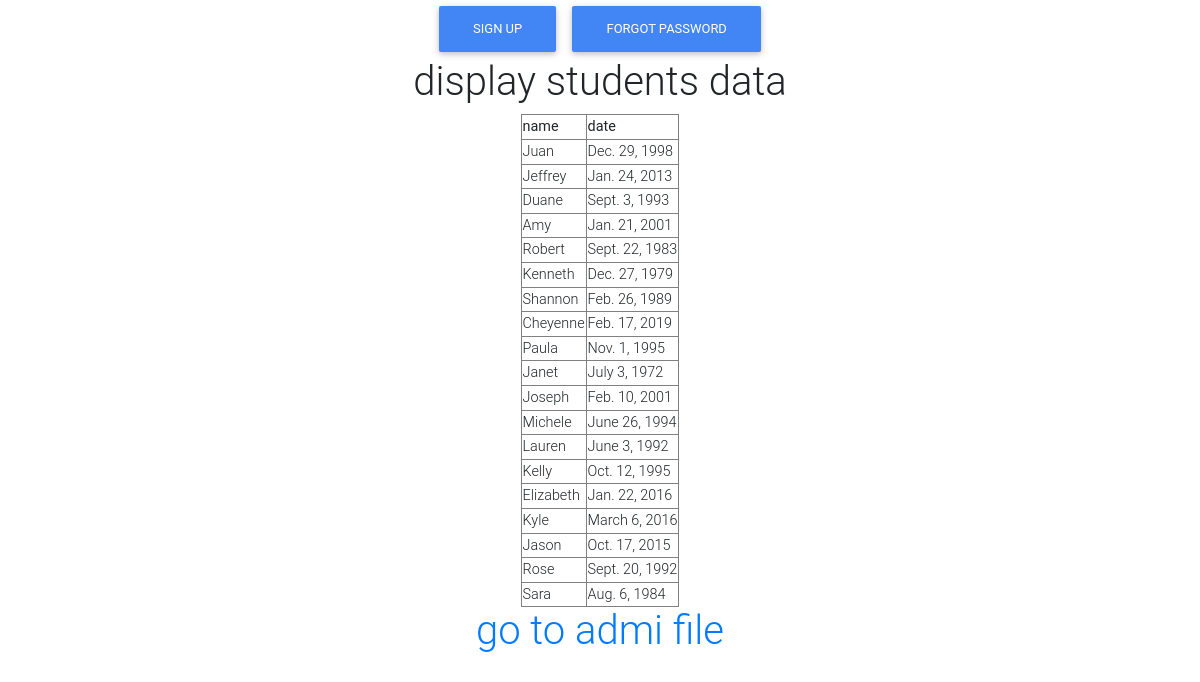
Page /dis_student/ on the committed database.
### app/models.py (models this page shows)
class Student(models.Model):
    name=models.ForeignKey(Teacher, on_delete=models.CASCADE)
    date=models.DateField()

class Teacher(models.Model):
    admin_name=models.ForeignKey(Admin, on_delete=models.CASCADE)
    name=models.CharField(max_length=30)
    url=models.URLField(max_length=100)
    def __str__(self):
        return self.name

### app/views.py (the view)
# urls.py: path('dis_student/',views.dis_student,name='dis_student'),
def dis_student(request):
    students=Student.objects.all()
    ve={'students':students}
    return render(request,'dis_student.html',context=ve)

### templates/dis_student.html (shortened to what this page needs)
{% load static %}
<!DOCTYPE html>
<html lang="en">
<head>
    <link rel="stylesheet" href="{% static 'css/bootstrap.css' %}">
    <link rel="stylesheet" href="{% static 'css/mdb.css' %}">
</head>
<body>
    <center>
    <button type="button" class="btn btn-primary">sign up</button>
    <button type="button" class="btn btn-primary">forgot password</button>
        <h1>display students data</h1>
        {% if students %}
        <table border="1px">
            <tr>
                <th>name</th>
                <th>date</th>
            </tr>
            {% for i in students %}
                <tr>
                    <td>{{i.name}}</td>
                    <td>{{i.date}}</td>
                </tr>
            {% endfor %}
        </table>
        {% else %}
            <h1>no data</h1>
        {% endif %}
        <h1><a href="{% url 'dis_admin' %}">go to admi file</a></h1>
    </center>
</body>
</html>

### rows in the picture
Student: name "Juan", date "Dec. 29, 1998"
Student: name "Jeffrey", date "Jan. 24, 2013"
Student: name "Duane", date "Sept. 3, 1993"
Student: name "Amy", date "Jan. 21, 2001"
Student: name "Robert", date "Sept. 22, 1983"
Student: name "Kenneth", date "Dec. 27, 1979"
Student: name "Shannon", date "Feb. 26, 1989"
Student: name "Cheyenne", date "Feb. 17, 2019"
Student: name "Paula", date "Nov. 1, 1995"
Student: name "Janet", date "July 3, 1972"
Student: name "Joseph", date "Feb. 10, 2001"
Student: name "Michele", date "June 26, 1994"
Student: name "Lauren", date "June 3, 1992"
Student: name "Kelly", date "Oct. 12, 1995"
Student: name "Elizabeth", date "Jan. 22, 2016"
Student: name "Kyle", date "March 6, 2016"
Student: name "Jason", date "Oct. 17, 2015"
Student: name "Rose", date "Sept. 20, 1992"
Student: name "Sara", date "Aug. 6, 1984"
